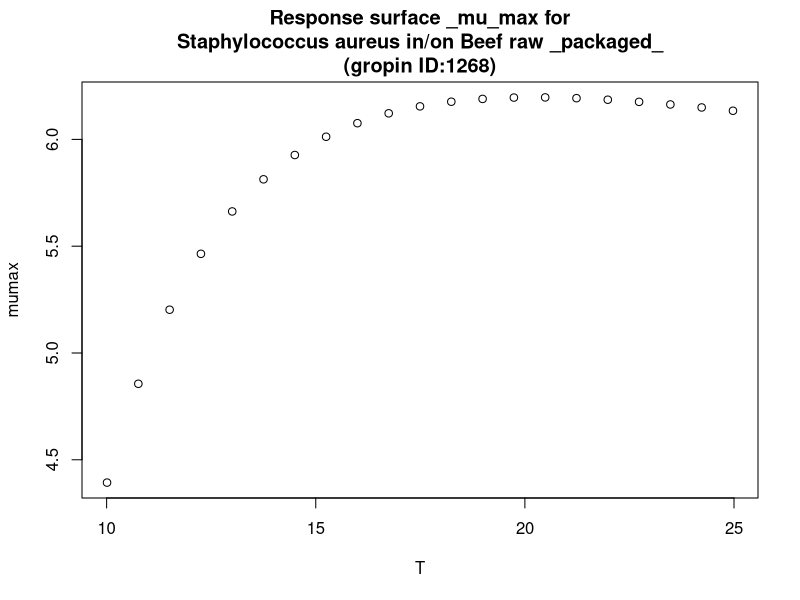

Reproduce this figure in R.
#############################
# start of Parameter script
#############################
T <- seq(10.01,24.975024975025,length.out=21)
#############################
# end of Parameter script
#############################
############################# 
# start of Model script Gropin ID 1268 
#############################
 
# constant coefficients for this model
 
variables <- data.frame(T)
argumentsPar <- unique.data.frame(expand.grid(variables))
 
# heart of the model
response_surface <- function(T) {
   mumax <-4.464+70.09/T-708.7/T^2

	return(mumax=mumax)
} 

# output parameters
responseSurface <- cbind(argumentsPar,response_surface(argumentsPar['T']))
colnames(responseSurface) <- c(colnames(argumentsPar),'mumax')
#############################
# End of Model script
#############################
############################# 
# start of Visualisation script Gropin ID 1268 
#############################
titleText <-'Response surface _mu_max for
Staphylococcus aureus in/on Beef raw _packaged_
(gropin ID:1268)'
plot(T,responseSurface$'mumax',xlab='T',
                          ylab='mumax',main=titleText)
#############################
# End of Visualisation script
#############################
